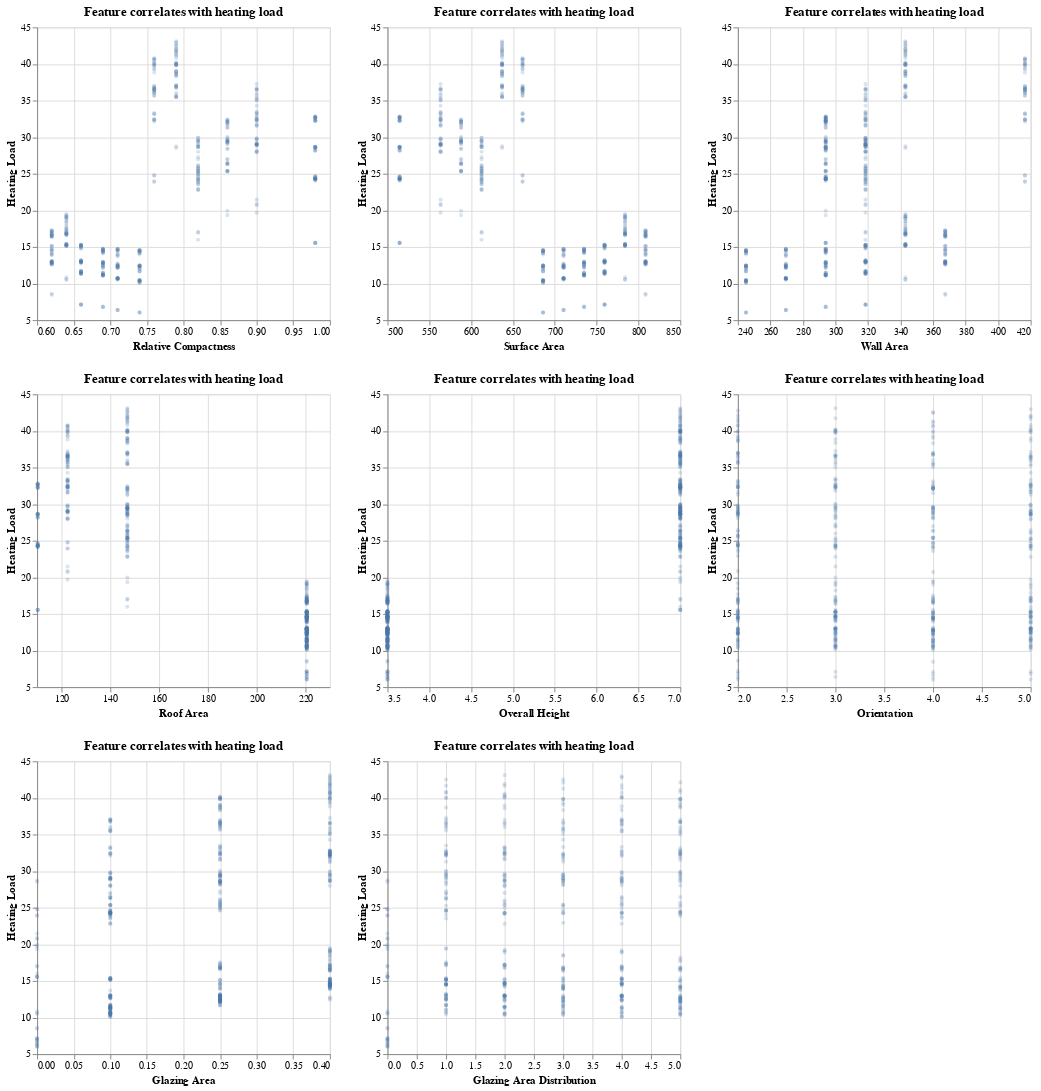

The notebook cell saved with this chart:
### Code cell
# pairwsie scatter plots

scatter1 = alt.Chart(train_df,
                    title = 'Feature correlates with heating load').mark_point(opacity = 0.2,
                                       size = 5).encode(
    alt.X (alt.repeat(),
           type = 'quantitative',
           scale = alt.Scale(zero = False)),
    alt.Y('Heating Load',
          scale = alt.Scale(zero = False))
    ).properties(
    width = 300,
    height = 300
    ).repeat(
    repeat = feats,
        columns = 3
    )
scatter1

### Figure 1 — Vega-Lite specification as saved in the notebook (floating-point values rounded to 4 significant figures; data arrays with more than 128 entries replaced by an {"elided": "..."} marker saying what was removed)
{"$schema": "https://vega.github.io/schema/vega-lite/v4.17.0.json", "columns": 3, "config": {"view": {"continuousHeight": 300, "continuousWidth": 400}}, "datasets": {"data-6f853e7087029a474ca9fa67d7e519bb": {"elided": "537 records"}}, "repeat": ["Relative Compactness", "Surface Area", "Wall Area", "Roof Area", "Overall Height", "Orientation", "Glazing Area", "Glazing Area Distribution"], "spec": {"data": {"name": "data-6f853e7087029a474ca9fa67d7e519bb"}, "encoding": {"x": {"field": {"repeat": "repeat"}, "scale": {"zero": false}, "type": "quantitative"}, "y": {"field": "Heating Load", "scale": {"zero": false}, "type": "quantitative"}}, "height": 300, "mark": {"opacity": 0.2, "size": 5, "type": "point"}, "title": "Feature correlates with heating load", "width": 300}}
